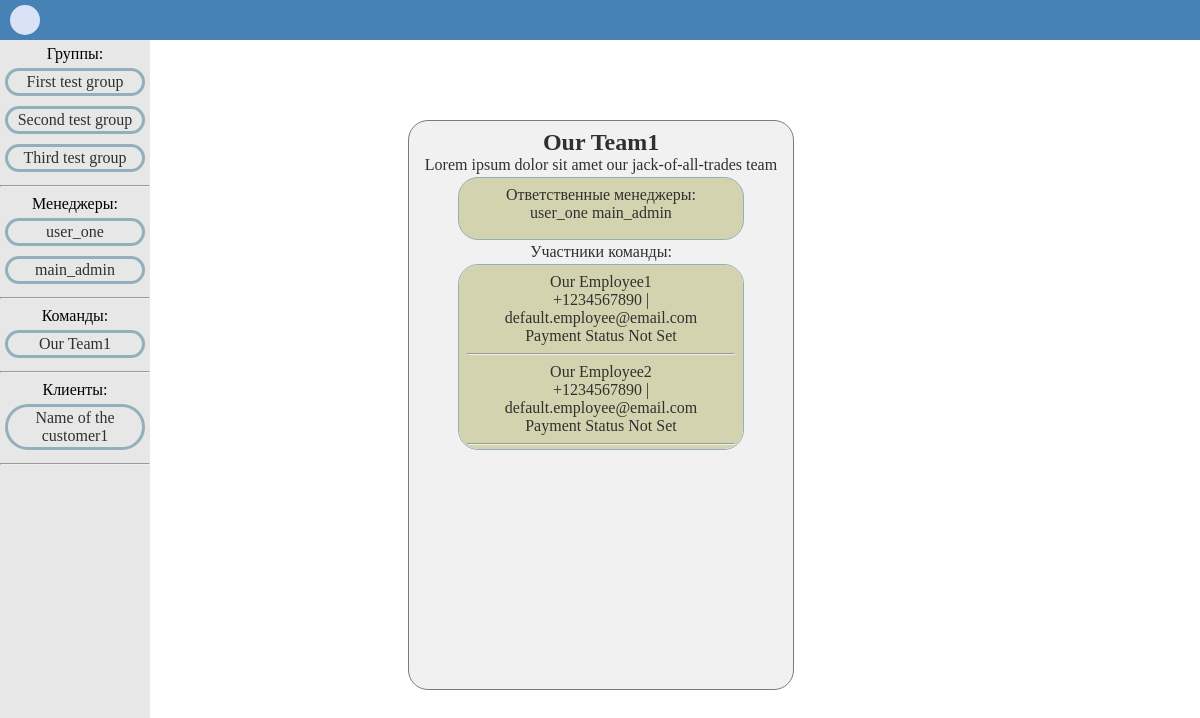
/team/1/ (signed in), run on the app's committed database.
### main/models.py (models this page shows, shortened)
class Group(models.Model):
    name = models.CharField(max_length=256, default='Default Group Name')

class Manager(models.Model):
    user = models.OneToOneField(to=User, on_delete=models.PROTECT)
    patronymic = models.CharField(max_length=64, null=True, default=None)
    phone_number = models.CharField(max_length=64, default='+1234567890')
    profit = models.ManyToManyField(to='Profit')
    notes = models.ManyToManyField(to='Note')

class Team(models.Model):
    name = models.CharField(max_length=128, default='Default Team Name')
    description = models.CharField(max_length=256,
                                   default='Default Team Description')
    managers = models.ManyToManyField(to='Manager')
    team_leader = models.OneToOneField(to='Employee',
                                       on_delete=models.PROTECT,
                                       related_name='foreman')
    employees = models.ManyToManyField(to='Employee')
    notes = models.ManyToManyField(to='Note')

class Customer(models.Model):
    name = models.CharField(max_length=256, default='Default Customer Name')
    description = models.CharField(max_length=1024,
                                   default='Default Customer Description')
    address = models.CharField(max_length=512,
                               default='Default Customer Address')
    email = models.EmailField(max_length=64,
                              default='default.customer@email.com')
    phone_number = models.CharField(max_length=16, default='+1234567890')
    employees = models.ManyToManyField(to='Employee')
    profit = models.ManyToManyField(to='Profit')
    notes = models.ManyToManyField(to='Note')

class Employee(models.Model):
    name = models.CharField(max_length=64, default='Default Employee Name')
    description = models.CharField(max_length=128,
                                   default='Default Employee Description')
    phone_number = models.CharField(max_length=16, default='+1234567890')
    email = models.EmailField(max_length=64,
                              default='default.employee@email.com')
    payment_status = models.CharField(max_length=128,
                                      default='Payment Status Not Set')
    notes = models.ManyToManyField(to='Note')

### main/views.py (the view)
# urls.py: path('team/<int:pk>/', TeamView.as_view(), name='team'),
class TeamView(LoginRequiredMixin, DetailView):
    model = Team
    template_name = 'secondary/team.html'
    context_object_name = 'team'
    def get_queryset(self):
        self.queryset = Team.objects.filter(pk=self.kwargs['pk'])
        return super().get_queryset()
    def get_context_data(self, **kwargs):
        context = super().get_context_data(**kwargs)
        context['association_for_utils'] = Association.objects\
            .get(pk=self.request.session['last_association'])
        return context

### templates/secondary/team.html (shortened to what this page needs)
{% extends 'base.html' %}
{% block content %}
    <div class="picker-card-big">
        <span class="picker-span-important">{{ team.name }}</span>
        <br>
        <span>{{ team.description }}</span>
        <div class="picker-content">
            <span>Ответственные менеджеры:</span>
            <br>
            {% for manager in team.managers.all %}
                <a class="deal-card-href" href="{% url 'manager' manager.pk %}">{{manager.user.username}}</a>
            {% endfor %}
        </div>
        <span>Участники команды:</span>
        <div class="picker-teams">
            {% for employee in team.employees.all %}
                {{ employee.name }}
                <br>
                {{ employee.phone_number }} | {{ employee.email }}
                <br>
                {{ employee.payment_status }}
                <hr>
            {% empty %}
                <br>
                <span>Нет</span>
            {% endfor %}
        </div>
    </div>
{% endblock content %}

### templates/utils/sidebar.html
{% if association_for_utils.id %}
    <div class="sidebar">
        <div class="sidebar-content">
            <span>Группы:</span>
            {% for group in association_for_utils.groups.all %}
                <a class="deal-card-href" href="{% url 'group_view' association_for_utils.id forloop.counter %}"><div class="sidebar-plate">{{group.name}}</div><a>
            {% endfor %}
            <hr>
            <span class="class-name">Менеджеры:</span>
            {% for manager in association_for_utils.managers.all %}
                <a class="deal-card-href" href="{% url 'manager' manager.pk %}"><div class="sidebar-plate">{{manager.user.username}}</div></a>
            {% endfor %}
            <hr>
            <span>Команды:</span>
            {% for team in association_for_utils.teams.all %}
                <a class="deal-card-href" href="{% url 'team' team.pk %}"><div class="sidebar-plate">{{team.name}}</div></a>
            {% endfor %}
            <hr>
            <span>Клиенты:</span>
            {% for customer in association_for_utils.customers.all %}
                    <a class="deal-card-href" href="{% url 'customer' customer.pk %}"><div class="sidebar-plate">{{customer.name}}</div></a>
            {% endfor %}
            <hr>
        </div>
    </div>
{% endif %}

### static/css/styles.css (style rules this page uses)
.deal-card-href { color: rgb(48, 48, 48); text-decoration: none; display: inline-block; }
.sidebar { position: fixed; left: 0; margin-top: 4px; width: 150px; height: 100%; background-color: rgb(231, 231, 231); }
.sidebar-content { position: relative; margin: 5px 0px 5px 0px; background-color: transparent; text-align: center; }
.sidebar-plate { width: 130px; margin: 5px auto 5px auto; padding: 2px; border-radius: 50px; text-align: center; background-color: transparent; border: solid; border-color: rgb(147, 176, 186); }
.picker-card-big { position: absolute; top: 15%; left: 34%; padding-top: 8px; border: 1px solid rgb(124, 123, 123); border-radius: 20px; color:rgb(48, 48, 48); background-color: rgb(241, 241, 241); height: 70%; width: 32%; text-align: center; overflow-y: scroll; }
.picker-content { margin: 3px auto; padding: 8px; border: 1px solid rgb(147, 176, 186); border-radius: 20px; background-color: rgb(211, 212, 175); width: 70%; height: 8%; text-align: center; overflow-y: scroll; }
.picker-teams { margin: 3px auto; padding: 8px; border: 1px solid rgb(147, 176, 186); border-radius: 20px; background-color: rgb(211, 212, 175); width: 70%; height: 30%; text-align: center; overflow-y: scroll; }
.picker-span-important { font-size: 1.5em; margin: 5px auto; font-weight: bold; }
::marker { content: none; }

### data on the page
Group: name "First test group"
Group: name "Second test group"
Group: name "Third test group"
Manager: user.username "user_one"
Manager: user.username "main_admin"
Team: name "Our Team1", description "Lorem ipsum dolor sit amet our jack-of-all-trades team"
Customer: name "Name of the customer1"
Employee: name "Our Employee1", phone_number "+1234567890", email "default.employee@email.com", payment_status "Payment Status Not Set"
Employee: name "Our Employee2", phone_number "+1234567890", email "default.employee@email.com", payment_status "Payment Status Not Set"
